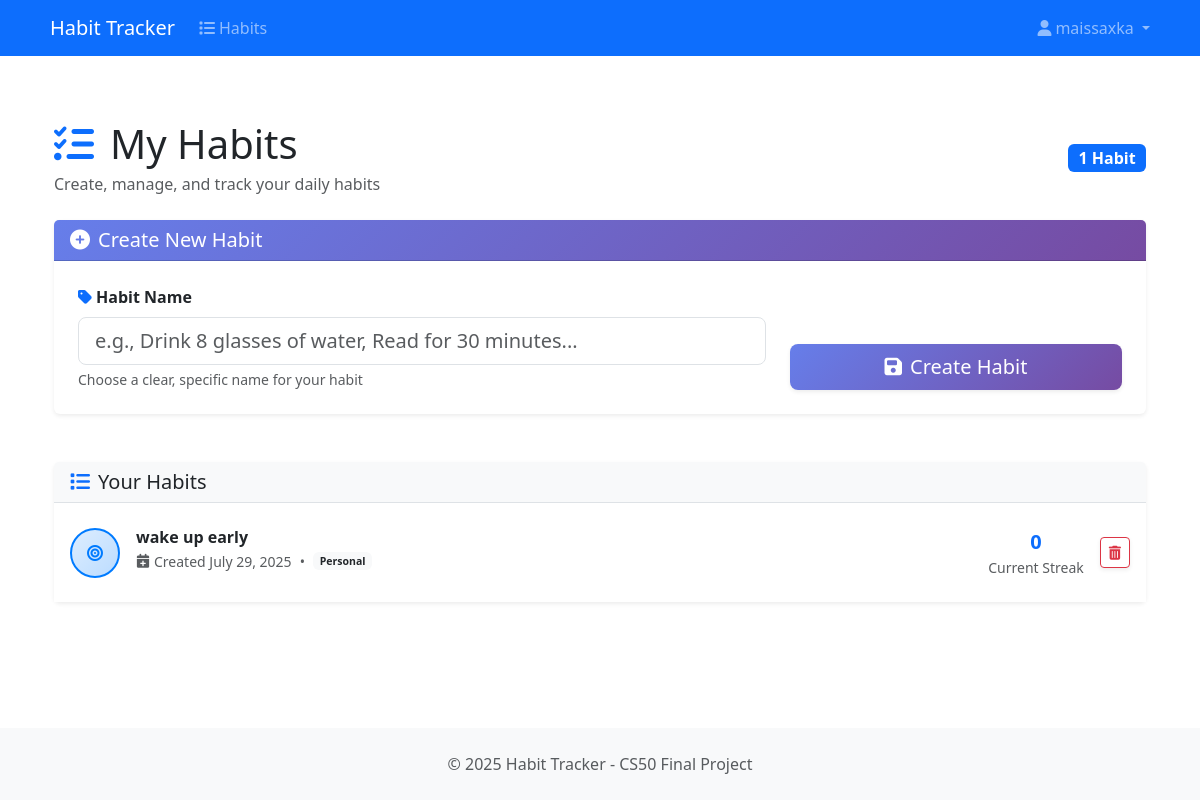
The page /habits (signed in) on the database its author committed.
### app.py (models this page shows, shortened)
class User(db.Model, UserMixin):
    id = db.Column(db.Integer, primary_key=True)
    username = db.Column(db.String(80), unique=True, nullable=False)
    email = db.Column(db.String(120), unique=True, nullable=False)
    password = db.Column(db.String(120), nullable=False)

class Habit(db.Model):
    id = db.Column(db.Integer, primary_key=True)
    name = db.Column(db.String(100), nullable=False)
    user_id = db.Column(db.Integer, db.ForeignKey('user.id'), nullable=False)
    created_at = db.Column(db.DateTime, default=datetime.utcnow)
    def get_current_streak(self):
        return 0

### app.py (the view, shortened to what this page needs)
@app.route('/habits', methods=['GET', 'POST'])
@login_required
def habits():
    print(f"Habits accessed by user: {current_user.username}")
    habits = Habit.query.filter_by(user_id=current_user.id).all()
    return render_template('habits.html', habits=habits)

### app.py (called while the page is built)
@login_manager.user_loader
def load_user(user_id):
    return User.query.get(int(user_id))

### templates/habits.html (shortened to what this page needs)
{% extends "base.html" %}
{% block content %}
<div class="container mt-4">
    <div class="row mb-4">
        <div class="col-12">
            <div class="d-flex justify-content-between align-items-center">
                <div>
                    <h1 class="display-6 mb-1">
                        <i class="fas fa-list-check text-primary me-3"></i>My Habits
                    </h1>
                    <p class="text-muted mb-0">Create, manage, and track your daily habits</p>
                </div>
                <div class="text-end">
                    <span class="badge bg-primary fs-6">{{ habits|length }} Habit{{ 's' if habits|length != 1 else '' }}</span>
                </div>
            </div>
        </div>
    </div>
    <div class="row mb-5">
        <div class="col-12">
            <div class="card shadow-sm border-0">
                <div class="card-header bg-gradient text-white" style="background: linear-gradient(135deg, #667eea 0%, #764ba2 100%);">
                    <h5 class="card-title mb-0">
                        <i class="fas fa-plus-circle me-2"></i>Create New Habit
                    </h5>
                </div>
                <div class="card-body p-4">
                    <form method="POST">
                        <div class="row align-items-end">
                            <div class="col-md-8">
                                <label for="name" class="form-label fw-semibold">
                                    <i class="fas fa-tag me-1 text-primary"></i>Habit Name
                                </label>
                                <input type="text"
                                       class="form-control form-control-lg"
                                       id="name"
                                       name="name"
                                       placeholder="e.g., Drink 8 glasses of water, Read for 30 minutes..."
                                       required
                                       maxlength="100">
                                <div class="form-text">Choose a clear, specific name for your habit</div>
                            </div>
                            <div class="col-md-4 mt-3 mt-md-0">
                                <button type="submit" class="btn btn-primary btn-lg w-100 shadow-sm">
                                    <i class="fas fa-save me-2"></i>Create Habit
                                </button>
                            </div>
                        </div>
                    </form>
                </div>
            </div>
        </div>
    </div>
    <div class="row">
        <div class="col-12">
            <div class="card shadow-sm border-0">
                <div class="card-header bg-light border-bottom">
                    <h5 class="card-title mb-0">
                        <i class="fas fa-list me-2 text-primary"></i>Your Habits
                    </h5>
                </div>
                <div class="card-body p-0">
                    {% if habits %}
                        <div class="list-group list-group-flush">
                            {% for habit in habits %}
                                <div class="list-group-item border-0 py-4">
                                    <div class="row align-items-center">
                                        <div class="col-md-8">
                                            <div class="d-flex align-items-start">
                                                <div class="habit-icon me-3">
                                                    <div class="rounded-circle d-flex align-items-center justify-content-center"
                                                         style="width: 50px; height: 50px; background: linear-gradient(135deg, #007bff22, #007bff44); border: 2px solid #007bff;">
                                                        <i class="fas fa-bullseye" style="color: #007bff;"></i>
                                                    </div>
                                                </div>
                                                <div class="habit-details">
                                                    <h6 class="mb-1 fw-bold text-dark">{{ habit.name }}</h6>
                                                    <div class="d-flex align-items-center text-muted small">
                                                        <i class="fas fa-calendar-plus me-1"></i>
                                                        <span>Created {{ habit.created_at.strftime('%B %d, %Y') }}</span>
                                                        <span class="mx-2">•</span>
                                                        <span class="badge bg-light text-dark">Personal</span>
                                                    </div>
                                                </div>
                                            </div>
                                        </div>
                                        <div class="col-md-4 text-md-end mt-3 mt-md-0">
                                            <div class="d-flex align-items-center justify-content-md-end">
                                                <div class="habit-stats me-3">
                                                    <div class="text-center">
                                                        <div class="fw-bold text-primary fs-5">
                                                            {% if habit.get_current_streak %}
                                                                {{ habit.get_current_streak() }}
                                                            {% else %}
                                                                0
                                                            {% endif %}
                                                        </div>
                                                        <div class="text-muted small">Current Streak</div>
                                                    </div>
                                                </div>
                                                <form method="POST" style="display:inline;" class="delete-form">
                                                    <button type="submit"
                                                            class="btn btn-outline-danger btn-sm shadow-sm delete-btn"
                                                            data-habit-name="{{ habit.name }}"
                                                            title="Delete habit">
                                                        <i class="fas fa-trash-alt"></i>
                                                    </button>
                                                </form>
                                            </div>
                                        </div>
                                    </div>
                                </div>
                            {% endfor %}
                        </div>
                    {% endif %}
                </div>
            </div>
        </div>
    </div>
</div>
{% endblock %}

### templates/base.html (shortened to what this page needs)
<!DOCTYPE html>
<html lang="en">
<head>
    <link href="https://cdnjs.cloudflare.com/ajax/libs/bootstrap/5.3.0/css/bootstrap.min.css" rel="stylesheet">
    <link href="https://cdnjs.cloudflare.com/ajax/libs/font-awesome/6.4.0/css/all.min.css" rel="stylesheet">
    <link href="{{ url_for('static', filename='css/style.css') }}" rel="stylesheet">
</head>
<body>
    <nav class="navbar navbar-expand-lg navbar-dark bg-primary">
        <div class="container">
            <a class="navbar-brand" href="{{ url_for('login') }}">
                Habit Tracker
            </a>
            <div class="collapse navbar-collapse" id="navbarNav">
                <ul class="navbar-nav me-auto">
                    {% if current_user.is_authenticated %}
                        <li class="nav-item">
                           <a class="nav-link" href="{{ url_for('habits') }}">
                              <i class="fas fa-list me-1"></i>Habits
                           </a>
                        </li>
                    {% endif %}
                </ul>
                <ul class="navbar-nav">
                    {% if current_user.is_authenticated %}
                        <li class="nav-item dropdown">
                            <a class="nav-link dropdown-toggle" href="#" id="navbarDropdown" role="button" data-bs-toggle="dropdown">
                                <i class="fas fa-user me-1"></i>{{ current_user.username }}
                            </a>
                        </li>
                    {% endif %}
                </ul>
            </div>
        </div>
    </nav>
    <main class="container mt-4">
        {% block content %}{% endblock %}
    </main>
     <footer class="bg-light py-4" style="flex-shrink: 0;">
        <div class="container text-center">
            <p class="text-muted mb-0" style="color: #555;">
                &copy; 2025 Habit Tracker - CS50 Final Project
            </p>
        </div>
    </footer>
</body>
</html>

### static/css/style.css (style rules this page uses)
html, body { height: 100%; margin: 0; }
body { display: flex; flex-direction: column; min-height: 100vh; }
main { flex: 1 0 auto; }
footer { flex-shrink: 0; width: 100%; }

### templates/habits.html (style rules this page uses)
.habit-icon { transition: transform 0.2s ease; }
.list-group-item { transition: all 0.2s ease; }
.delete-btn { transition: all 0.2s ease; }
.card { transition: box-shadow 0.2s ease; }
.bg-gradient { background: linear-gradient(135deg, #667eea 0%, #764ba2 100%) !important; }
.btn-primary { background: linear-gradient(135deg, #667eea 0%, #764ba2 100%); border: none; transition: all 0.2s ease; }

### rows shown on the page
User: username "maissaxka"
Habit: name "wake up early", created_at "July 29, 2025", get_current_streak "0"

### other values the page prints
{{ habits|length }} "1"
